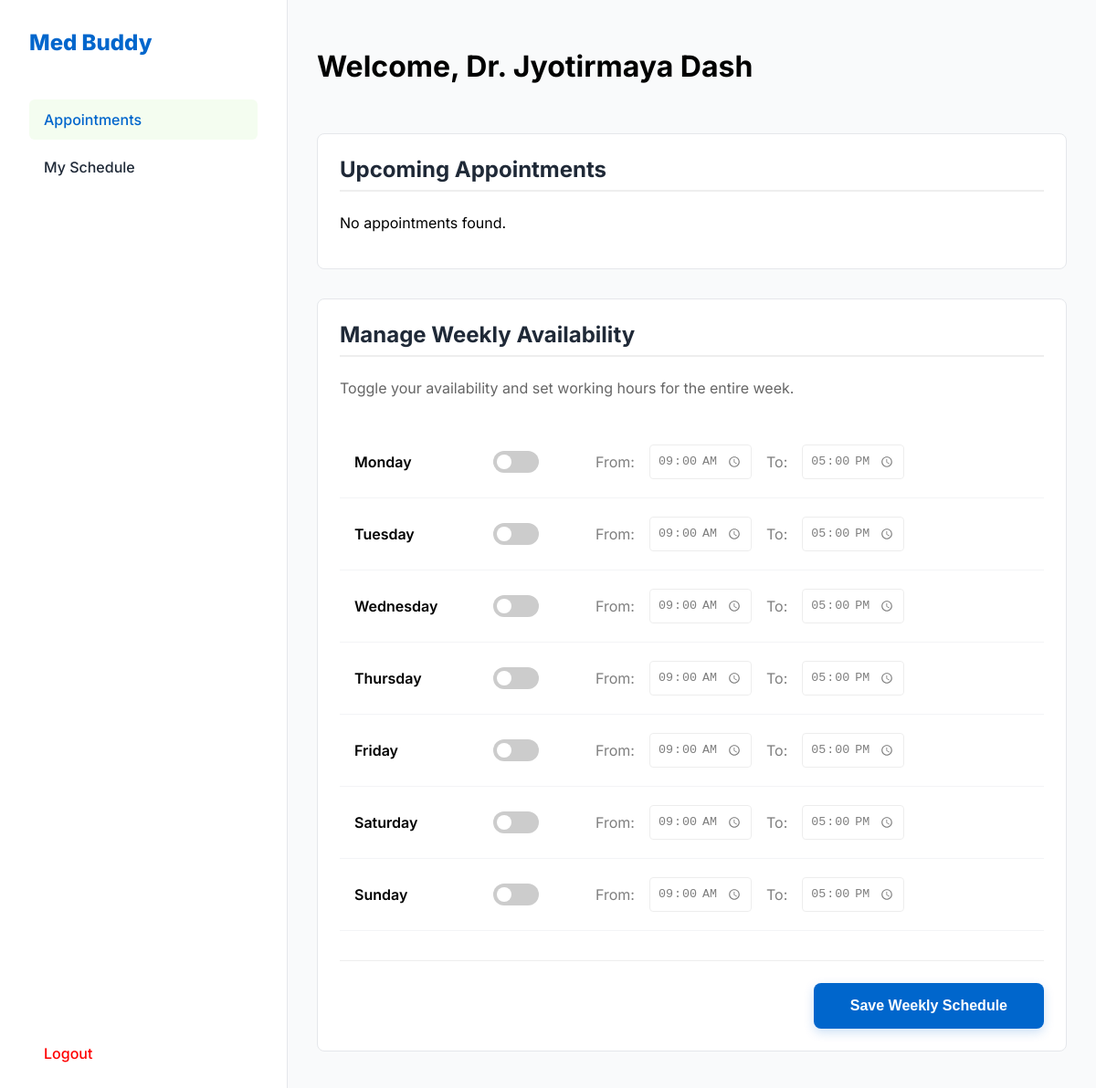
Page /admin/index.php (signed in) on the committed database.
### tables this page shows
CREATE TABLE IF NOT EXISTS doctor_availability (
    id INT AUTO_INCREMENT PRIMARY KEY,
    doctor_id INT NOT NULL,
    day_of_week ENUM('Monday', 'Tuesday', 'Wednesday', 'Thursday', 'Friday', 'Saturday', 'Sunday') NOT NULL,
    start_time TIME NOT NULL,
    end_time TIME NOT NULL,
    FOREIGN KEY (doctor_id) REFERENCES doctors(id) ON DELETE CASCADE
);

### admin/index.php (the view, shortened to what this page needs)
<?php
include '../db_config.php';
$doctor_id = $_SESSION['doctor_id'];
$doctor_name = $_SESSION['doctor_name'];
$sql_appt = "SELECT * FROM appointments WHERE doctor_id = ? ORDER BY appointment_date DESC, appointment_time ASC";
$stmt = $conn->prepare($sql_appt);
$stmt->bind_param("i", $doctor_id);
$stmt->execute();
$appointments = $stmt->get_result();
$sql_avail = "SELECT * FROM doctor_availability WHERE doctor_id = ?";
$stmt_avail = $conn->prepare($sql_avail);
$stmt_avail->bind_param("i", $doctor_id);
$stmt_avail->execute();
$availability_result = $stmt_avail->get_result();
$availability = [];
while ($row = $availability_result->fetch_assoc()) {
    $availability[$row['day_of_week']] = $row;
}
$days = ['Monday', 'Tuesday', 'Wednesday', 'Thursday', 'Friday', 'Saturday', 'Sunday'];
?>
<!DOCTYPE html>
<html lang="en">
<head>
</head>
<body>
    <div class="sidebar">
        <div class="logo">Med Buddy</div>
        <a href="#appointments" class="menu-item active">Appointments</a>
        <a href="#availability" class="menu-item">My Schedule</a>
        <a href="../doctor_login.php" class="menu-item logout">Logout</a>
    </div>
    <div class="main-content">
        <div class="header">
            <h1>Welcome, <?php echo htmlspecialchars($doctor_name); ?></h1>
        </div>
        <div id="appointments" class="card">
            <h2>Upcoming Appointments</h2>
            <?php if ($appointments->num_rows > 0): ?>
            <table>
                <thead>
                    <tr>
                        <th>Date</th>
                        <th>Time</th>
                        <th>Patient Name</th>
                        <th>Phone</th>
                        <th>Status</th>
                        <th>Actions</th>
                    </tr>
                </thead>
                <tbody>
                    <?php while($appt = $appointments->fetch_assoc()): ?>
                    <tr>
                        <td><?php echo $appt['appointment_date']; ?></td>
                        <td><?php echo date('h:i A', strtotime($appt['appointment_time'])); ?></td>
                        <td><?php echo htmlspecialchars($appt['patient_name']); ?></td>
                        <td><?php echo htmlspecialchars($appt['patient_phone']); ?></td>
                        <td><span class="status status-<?php echo $appt['status']; ?>"><?php echo $appt['status']; ?></span></td>
                        <td>
                            <?php if($appt['status'] == 'Pending'): ?>
                            <a href="?action=confirm&id=<?php echo $appt['id']; ?>" class="btn-action btn-confirm">Confirm</a>
                            <a href="?action=cancel&id=<?php echo $appt['id']; ?>" class="btn-action btn-cancel">Cancel</a>
                            <?php else: ?>
                            --
                            <?php endif; ?>
                        </td>
                    </tr>
                    <?php endwhile; ?>
                </tbody>
            </table>
            <?php else: ?>
                <p>No appointments found.</p>
            <?php endif; ?>
        </div>
        <div id="availability" class="card">
            <h2>Manage Weekly Availability</h2>
            <p style="margin-bottom: 2rem; color: #666;">Toggle your availability and set working hours for the entire week.</p>
            <form method="POST">
                <table class="availability-table">
                    <tbody>
                        <?php foreach($days as $day):
                            $avail_data = isset($availability[$day]) ? $availability[$day] : null;
                            $is_avail = ($avail_data && isset($avail_data['availability'])) ? $avail_data['availability'] : 0;
                            $start = $avail_data ? $avail_data['start_time'] : '09:00';
                            $end = $avail_data ? $avail_data['end_time'] : '17:00';
                        ?>
                        <tr>
                            <td class="day-label"><?php echo $day; ?></td>
                            <td style="width: 80px;">
                                <label class="switch">
                                    <span class="slider"></span>
                                </label>
                            </td>
                            <td>
                                <div class="time-inputs <?php echo $is_avail ? '' : 'disabled'; ?>" id="inputs-<?php echo $day; ?>">
                                    <label>From:</label>
                                    <input type="time" name="days[<?php echo $day; ?>][start_time]" value="<?php echo date('H:i', strtotime($start)); ?>">
                                    <label>To:</label>
                                    <input type="time" name="days[<?php echo $day; ?>][end_time]" value="<?php echo date('H:i', strtotime($end)); ?>">
                                </div>
                            </td>
                        </tr>
                        <?php endforeach; ?>
                    </tbody>
                </table>
                <div class="save-all-container">
                    <button type="submit" name="save_all_availability" class="btn-save-all">Save Weekly Schedule</button>
                </div>
            </form>
        </div>
    </div>
</body>
</html>

### admin/index.php (style rules this page uses)
:root { --primary-color: #0066CC; --secondary-color: #f4fdf0; --white: #ffffff; --text-dark: #1F2937; --border-color: #e5e7eb; }
body { font-family: 'Inter', sans-serif; margin: 0; background-color: #f9fafb; display: flex; height: 100vh; }
.sidebar { width: 250px; background-color: var(--white); border-right: 1px solid var(--border-color); padding: 2rem; display: flex; flex-direction: column; }
.logo { font-size: 1.5rem; font-weight: 800; color: var(--primary-color); margin-bottom: 3rem; }
.menu-item { padding: 0.75rem 1rem; color: var(--text-dark); text-decoration: none; border-radius: 6px; margin-bottom: 0.5rem; font-weight: 500; }
.menu-item.active { background-color: var(--secondary-color); color: var(--primary-color); }
.logout { margin-top: auto; color: red; }
.main-content { flex: 1; padding: 2rem; overflow-y: auto; }
.header { display: flex; justify-content: space-between; align-items: center; margin-bottom: 2rem; }
.card { background: var(--white); border: 1px solid var(--border-color); border-radius: 8px; padding: 1.5rem; margin-bottom: 2rem; }
h2 { margin-top: 0; color: var(--text-dark); border-bottom: 2px solid #eee; padding-bottom: 0.5rem; margin-bottom: 1.5rem; }
table { width: 100%; border-collapse: collapse; }
th, td { text-align: left; padding: 1rem; border-bottom: 1px solid var(--border-color); }
input[type="time"] { padding: 0.5rem; border: 1px solid #ddd; border-radius: 4px; }
.switch { position: relative; display: inline-block; width: 50px; height: 24px; }
.slider { position: absolute; cursor: pointer; top: 0; left: 0; right: 0; bottom: 0; background-color: #ccc; -webkit-transition: .4s; transition: .4s; border-radius: 24px; }
.slider:before { position: absolute; content: ""; height: 16px; width: 16px; left: 4px; bottom: 4px; background-color: white; -webkit-transition: .4s; transition: .4s; border-radius: 50%; }
.day-label { width: 120px; font-weight: 600; }
.time-inputs { display: flex; align-items: center; gap: 1rem; transition: opacity 0.3s; }
.time-inputs.disabled { opacity: 0.5; pointer-events: none; }
.availability-table { width: 100%; margin-bottom: 2rem; }
.availability-table td { padding: 1.25rem 1rem; border-bottom: 1px solid #f3f4f6; }
.save-all-container { display: flex; justify-content: flex-end; margin-top: 2rem; padding-top: 1.5rem; border-top: 1px solid #eee; }
.btn-save-all { background-color: var(--primary-color); color: white; border: none; padding: 1rem 2.5rem; border-radius: 8px; font-weight: 600; font-size: 1rem; cursor: pointer; box-shadow: 0 4px 12px rgba(0, 102, 204, 0.2); transition: all 0.3s; }

### rows in the picture
doctor_availability: start_time "09:00", end_time "17:00"
doctor_availability: start_time "09:00", end_time "17:00"
doctor_availability: start_time "09:00", end_time "17:00"
doctor_availability: start_time "09:00", end_time "17:00"
doctor_availability: start_time "09:00", end_time "17:00"

### other values in the picture
$doctor_name "Dr. Jyotirmaya Dash"
$day "Monday"
$day "Tuesday"
$day "Wednesday"
$day "Thursday"
$day "Friday"
$day "Saturday"
$day "Sunday"
